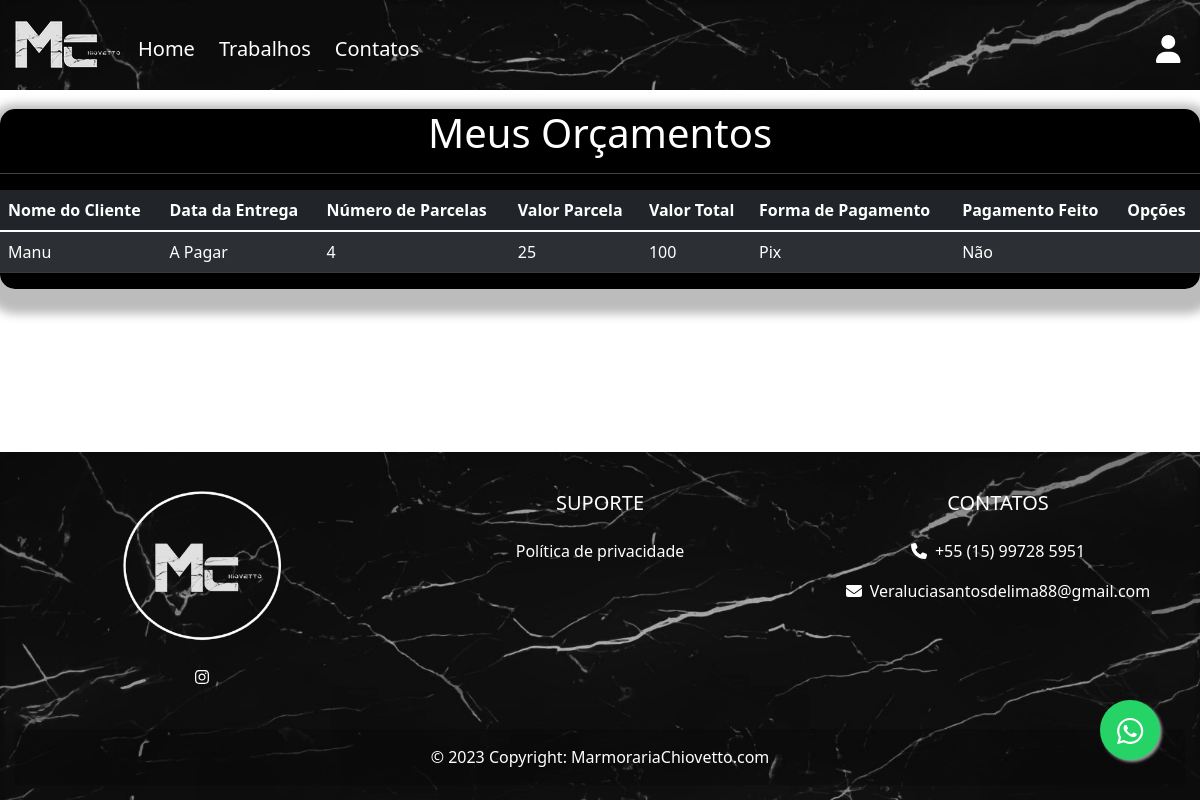
Page /orcamentos/leitura.php (signed in) on the committed database.
### tables this page shows
CREATE TABLE
    Orcamentos (
        id_orcamento int PRIMARY KEY AUTO_INCREMENT NOT NULL,
        entrega_orcamento date,  
        parcelas_orcamento int NOT NULL,  
        valorTotal_orcamento DECIMAL NOT NULL,
        valorParcelas_orcamento DECIMAL NOT NULL,
        formapag_orcamento VARCHAR(50) NOT NULL,
        conclupag_orcamento CHAR NOT Null,
        fk_cliente int NOT NULL,
        FOREIGN KEY (fk_cliente) REFERENCES Clientes (id_cliente),
        fk_funcionario int NOT NULL,
        FOREIGN KEY (fk_funcionario) REFERENCES Funcionarios (id_funcionario)
    );

CREATE TABLE
    Clientes (
        id_cliente int PRIMARY KEY AUTO_INCREMENT NOT NULL,
        nome_cliente varchar(100) NOT NULL,
        telefone_cliente varchar(11) NOT NULL,
        email_cliente varchar(100) NOT NULL,
        rg_cliente varchar(9) NOT NULL,
        endereco_cliente VARCHAR(250) NOT NULL,
        concordo_cliente TINYINT NOT NULL,
        senha_cliente VARCHAR(100) NOT NULL
    );

### inc/database.php (called while the page is built, shortened)
<?php
function open_db()
{
	$vServer = "localhost";
	$vUser = "root";
	$vPassword = "";
	$vName = "marmoraria_bd";
	try {
		$vConexao = new PDO("mysql:host=$vServer;dbname=$vName", $vUser, $vPassword);
		$vConexao->setAttribute(PDO::ATTR_ERRMODE, PDO::ERRMODE_EXCEPTION);
		return $vConexao;
	} catch (PDOException $vErr) {
		$_SESSION['danger'] = "Erro ao conectar ao banco" .  $vErr->getMessage();
	}
}
function readInner($vSelect, $vTabela1,$vTabela2,$vCTabela1,$vCTabela2,$vTabela3 = null, $vCTabela3 = null,$vWhere = null,$vValor=null,$vNCTabela1 = null){
	$objDatabase = open_db();
	try {
		if (is_null($vTabela3) and is_null($vTabela3)) {
			$vSql = "SELECT $vSelect FROM $vTabela1 INNER JOIN $vTabela2 ON $vCTabela1 = $vCTabela2";
		}
		else {
			if(is_null($vNCTabela1)){
				$vSql = "SELECT $vSelect FROM $vTabela1 INNER JOIN $vTabela2 ON $vCTabela1 = $vCTabela2 INNER JOIN $vTabela3 ON $vCTabela1 = $vCTabela3";
			}
			else{
				$vSql = "SELECT $vSelect FROM $vTabela1 INNER JOIN $vTabela2 ON $vCTabela1 = $vCTabela2 INNER JOIN $vTabela3 ON $vNCTabela1 = $vCTabela3";
			}
		}
		$vStmt = $objDatabase->prepare($vSql);
		if(is_null($vValor)) {
			$vStmt->execute();
		}
		else {
			$vStmt->execute([$vValor]);
		}
		if ($vStmt->rowCount() > 0) {
			$vResult = $vStmt->fetchAll();
			return  $vResult;
		} else {
			false;
		}
	} catch (Exception $objErr) {
		echo "erro" . $objErr->getMessage();
	}
}

### orcamentos/funcoes.php (called while the page is built, shortened)
<?php
function leitura($vFk = null){
    try {
        if (!is_null($vFk)) {
            $vSelect = "o.id_orcamento, o.entrega_orcamento, o.parcelas_orcamento, o.valorTotal_orcamento,o.valorParcelas_orcamento, o.formapag_orcamento, o.conclupag_orcamento, f.nome_funcionario";
            $vWhere = "o.fk_cliente = ?";
            $vResult = readInner($vSelect, "Orcamentos o ", "Funcionarios f", "o.fk_funcionario", "f.id_funcionario",null,null,$vWhere,$vFk);
        }
        else {
            $vSelect = "o.id_orcamento, o.entrega_orcamento, o.parcelas_orcamento, o.valorTotal_orcamento,o.valorParcelas_orcamento, o.formapag_orcamento, o.conclupag_orcamento, c.nome_cliente";
            $vResult = readInner($vSelect, "Orcamentos o ", "Funcionarios f", "o.fk_funcionario", "f.id_funcionario", "Clientes c","c.id_cliente",null,null,"o.fk_cliente");
        }
        return $vResult;
    } catch(Exception $objErr){
        echo "<h2> Algo deu errado ". $objErr-> getMessage(). "</h2>";
    }
}
?>

### orcamentos/leitura.php (the view, shortened to what this page needs)
<?php
include "funcoes.php";
$vFk = null;
if (!empty($_GET['i'])){
    $vFk = base64_decode($_GET['i']);
   $vDates = leitura($vFk);
}
else{
	$vDates = leitura();
}
?>
<?php if(!is_null($vDates)):?>
	<br>
<div class="boxleitura">
	<h1 class="text-center">Meus Orçamentos</h1>
	<hr>
	<div class="table-responsive">
		<table class="table table-striped table-hover table-dark">
			<thead>
				<tr>
					<?php if(is_null($vFk)): ?>
						<th scope="col" >Nome do Cliente</th>
					<?php else : ?>
						<th scope="col">Nome do Funcionário</th>
					<?php endif; ?>
                    <th scope="col">Data da Entrega</th>
					<th scope="col">Número de Parcelas</th>
					<th scope="col">Valor Parcela</th>
					<th scope="col">Valor Total</th>
					<th scope="col">Forma de Pagamento</th>
					<th scope="col">Pagamento Feito</th>
                    <th scope="col">Opções</th>
				</tr>
			</thead>
			<tbody>
				<?php foreach ($vDates as $vKey):?>
					<?php
						if($vKey['conclupag_orcamento'] == "n"){
							$vEntrega = "A Pagar";
							$vConclupag = "Não";
						}
						else {
							$vEntrega = formataData($vKey['entrega_orcamento'],"d/m/Y") ;
							$vConclupag = "Sim";
						}
					?>
					<tr>
						<?php if(is_null($vFk)):?>
							<td><?php echo $vKey['nome_cliente']; ?></td>
						<?php else: ?>
							<td><?php echo $vKey['nome_funcionario'] ?></td>
						<?php endif; ?>
						<td><?php echo $vEntrega; ?></td>
						<td ><?php echo $vKey['parcelas_orcamento']; ?></td>
						<td ><?php echo $vKey['valorParcelas_orcamento']; ?></td>
						<td ><?php echo $vKey['valorTotal_orcamento']; ?></td>
						<td><?php echo $vKey['formapag_orcamento']; ?></td>
						<td><?php echo $vConclupag; ?></td>
						<td>
						</td>
					</tr>
				<?php endforeach;?>
			</tbody>
		</table>
	</div>
</div>
<?php else: ?>
	<h1>Nenhuma Agenda</h1>
<?php endif; ?>

### css/style.css (style rules this page uses)
body, html { display: flex; flex-direction: column; min-height: 100vh; margin: 0; padding: 0; width: 100%; }
.boxleitura { float: center; max-width: 100%; height: auto; margin-top: 20px; border-radius: 15px; color: white; box-shadow: 1px 10px 10px 15px rgba(34, 34, 34, 0.3); background: rgb(0, 0, 0); background: -moz-linear-gradient(45deg, rgb(0, 0, 0) 0%, rgb(0, 0, 0) 99%); background: -webkit-linear-gradient(45deg, rgb(0, 0, 0) 0%,rgb(0, 0, 0) 99%); background: linear-gradient(45deg, rgb(0, 0, 0) 0%,rgb(0, 0, 0) 99%); filter: progid:DXImageTransform.Microsoft.gradient( startColorstr='#9bc635', endColorstr='#c0ea67',GradientType=1 ); }
*, *::before, *::after { box-sizing: border-box; }

### rows in the picture
orcamentos: fk_cliente.nome_cliente "Manu", conclupag_orcamento "A Pagar", parcelas_orcamento "4", valorParcelas_orcamento "25", valorTotal_orcamento "100", formapag_orcamento "Pix", conclupag_orcamento "Não"
